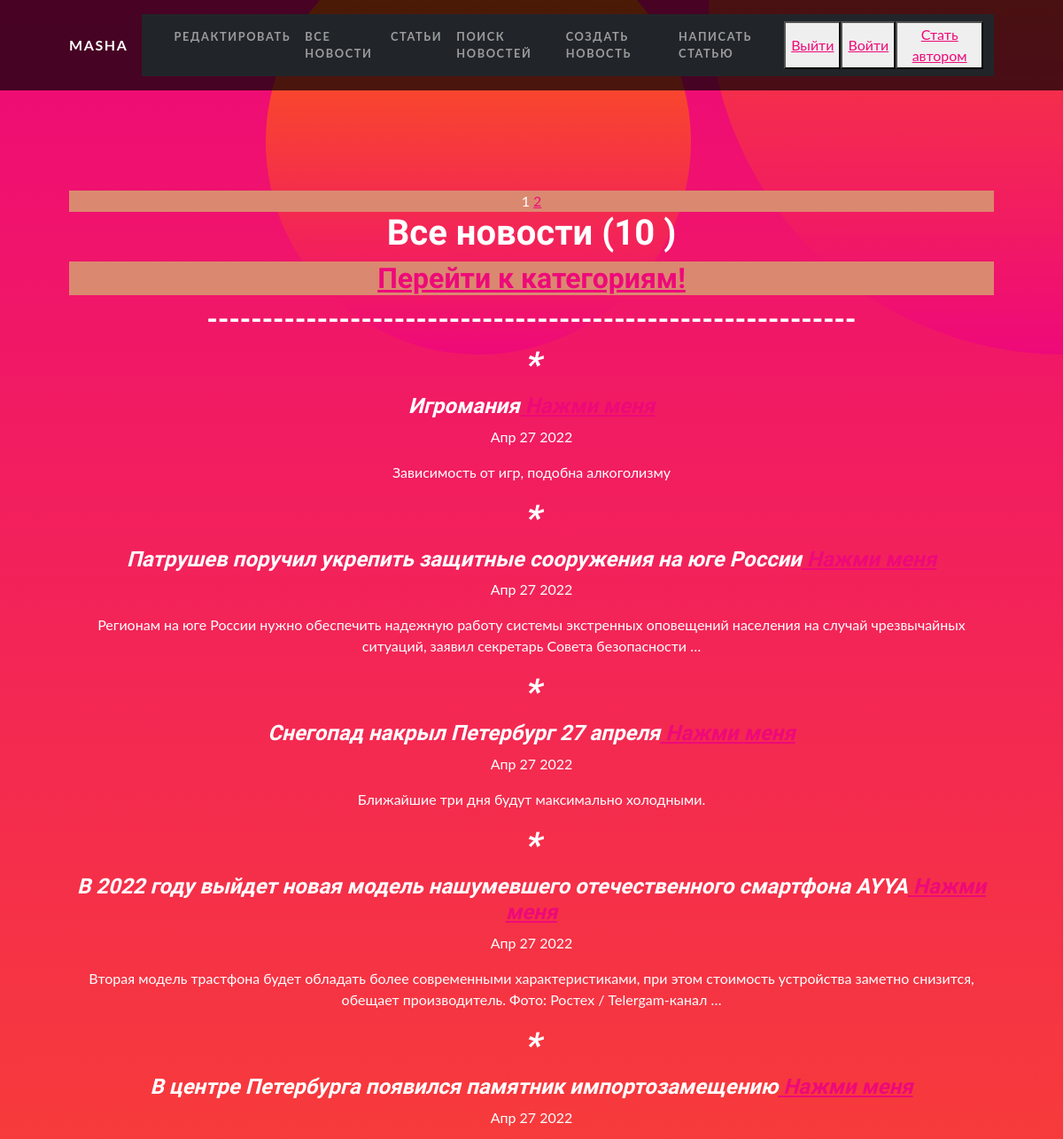
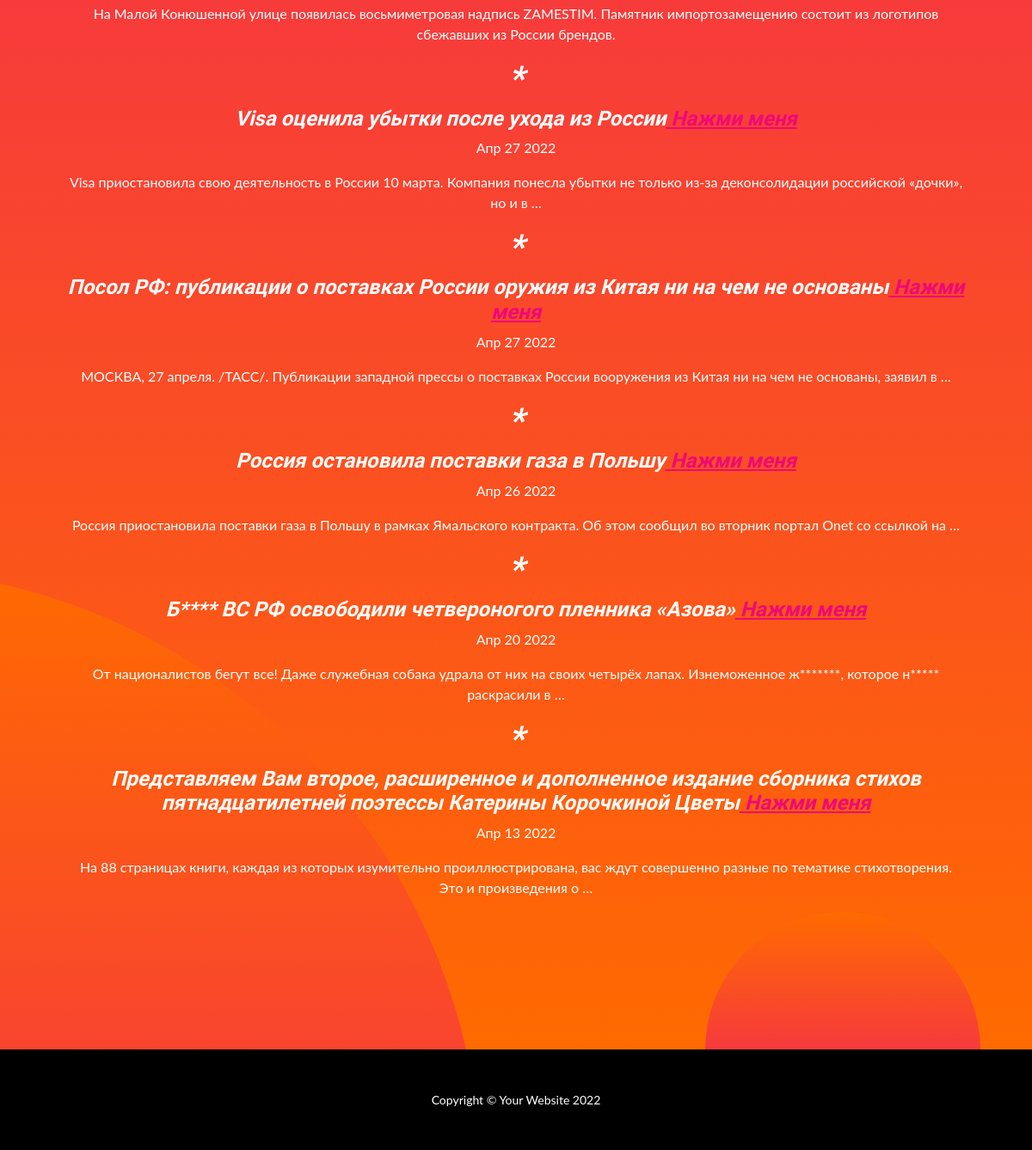
The page /news/ (signed in) on the database as committed earlier (2 pictures, top to bottom).
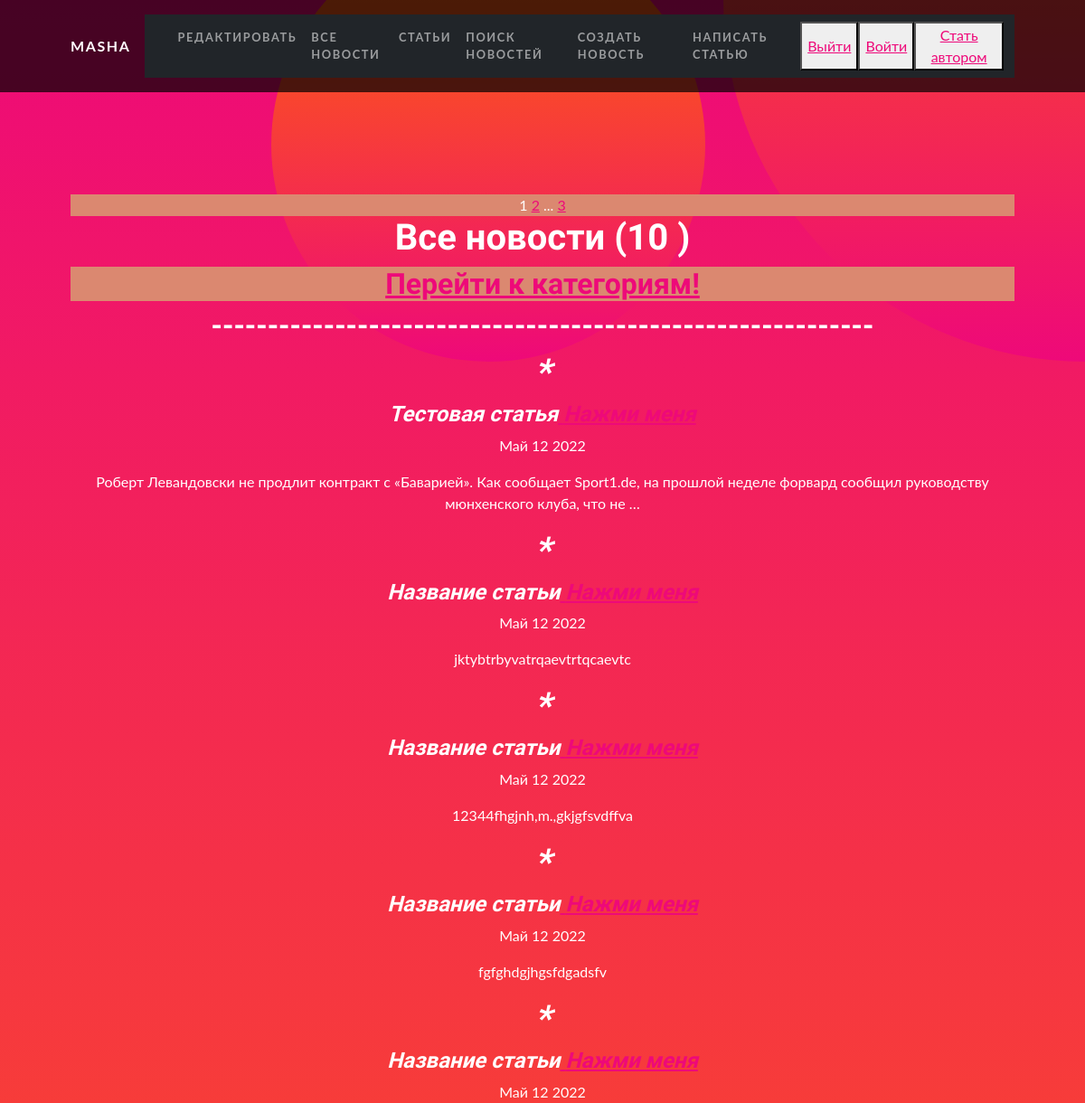
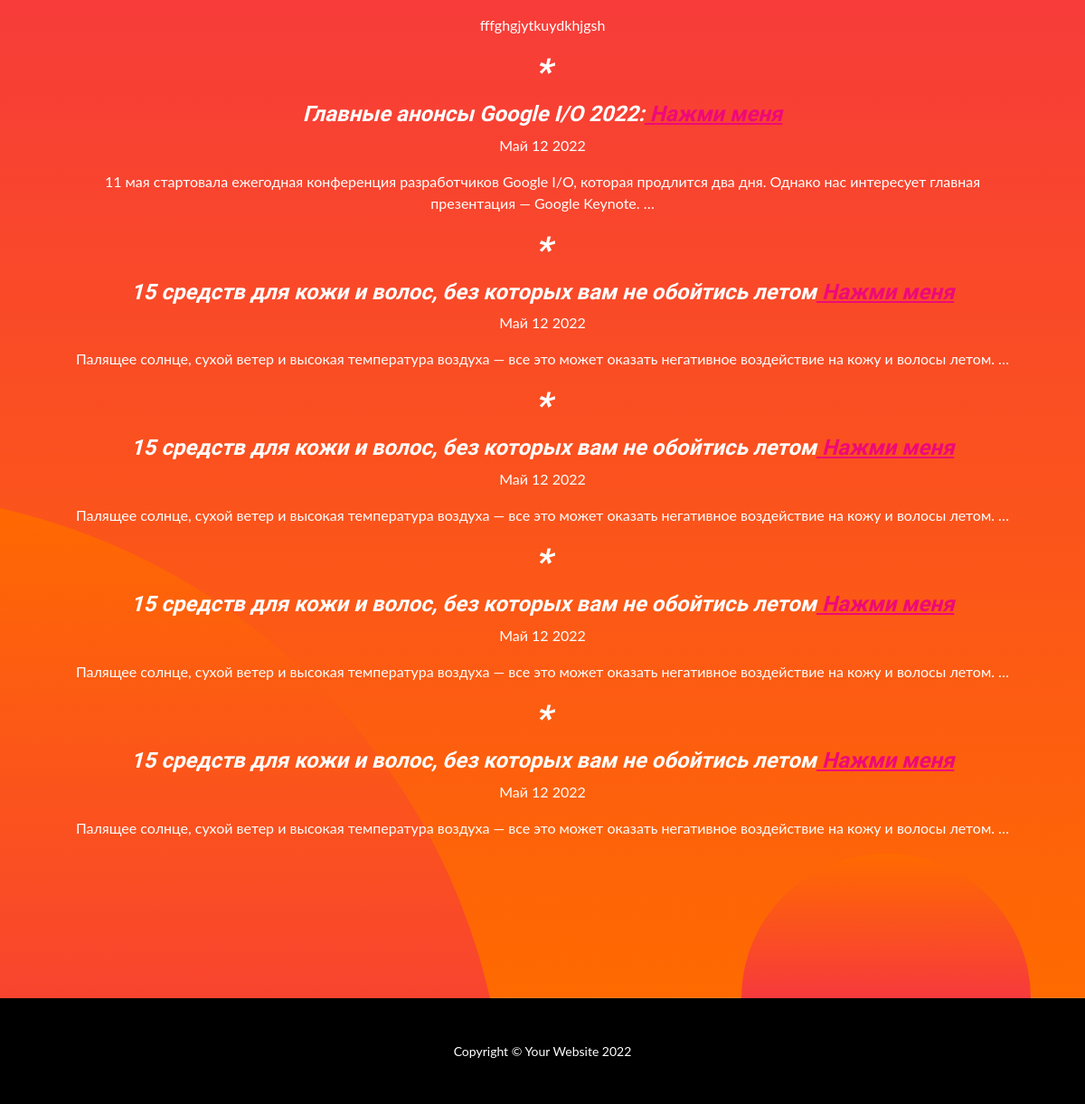
The same page on the database as committed later (2 pictures, top to bottom).
### news/models.py (models this page shows, shortened)
class Post(models.Model):
    author = models.ForeignKey(Author, on_delete=models.CASCADE, verbose_name='Автор')
    NEWS = 'NW'
    ARTICLE = 'AR'
    CATEGORY_CHOICES = (
        ('NW', 'Новость'),
        ('AR', 'Статья'),
    )
    categoryType = models.CharField(max_length=2, choices=CATEGORY_CHOICES, default='AR')
    ti = models.DateTimeField(auto_now_add=True, verbose_name='Дата создания')
    postCategory = models.ManyToManyField('Category', through='PostCategory', verbose_name='Категория')
    title = models.CharField(max_length=128, default="Название статьи", verbose_name='Название')
    content = models.TextField(verbose_name='Текст')
    rating = models.SmallIntegerField(default=0, verbose_name='Рейтинг')
    class Meta:
        verbose_name = 'Новость'
        verbose_name_plural = 'Новости'

### news/views.py (the view)
# urls.py: path('', NewsList.as_view(), name='news_list'),
class NewsList(LoginRequiredMixin, ListView):
    model = Post
    ordering = '-ti'
    template_name = 'news.html'
    context_object_name = 'posts'
    paginate_by = 10
    def get_context_data(self, **kwargs):
        context = super().get_context_data(**kwargs)
        context['time_now'] = datetime.utcnow()
        context['next_sale'] = None
        context['is_not_authors'] = not self.request.user.groups.filter(name='authors').exists()
        return context

### news/templatetags/custom_filters.py (called while the page is built)
@register.filter()
def censor(value):
   badWords = ['животное', 'Животное', 'Нацики', 'нацики', 'Киев', 'киев', 'Бойцы']
   """
   value: значение, к которому нужно применить фильтр

   """
   for word in badWords:
      value = value.replace(word, word[:1]+'*' * (len(word)-1))
   return f'{value}'

### news/templatetags/custom_tags.py (called while the page is built)
@register.simple_tag(takes_context=True)
def url_replace(context, **kwargs):
   d = context['request'].GET.copy()
   for k, v in kwargs.items():
       d[k] = v
   return d.urlencode()

### templates/news.html (shortened to what this page needs)
{% extends 'flatpages/default.html' %}
{% load custom_filters %}
{% load custom_tags %}
{% block content %}
<div style="color:white;background:#DB8870">
   {{ page_obj.number }}
   {% if page_obj.has_next %}
       <a href="?{% url_replace page=page_obj.next_page_number %}">{{ page_obj.next_page_number }}</a>
       {% if paginator.num_pages != page_obj.next_page_number %}
           ...
           <a href="?{% url_replace page=page_obj.paginator.num_pages %}">{{ page_obj.paginator.num_pages }}</a>
       {% endif %}
   {% endif %}
</div>
<h1>Все новости ({{posts|length}} ) </h1>
<div style="color:white;background:#DB8870">
    <h2 > <a href="/news/category/">Перейти к категориям!</a></h2></div>
<h2>-----------------------------------------------------------</h2>
    {% for post in posts %}
    <i>
        <h1>*</h1>
        <h4>{{ post.title |censor }}<a href="/news/{{ post.id }}"> Нажми меня </a> </h4>
    </i>
    <a>{{ post.ti|date:'M d Y' }}</a><p></p>
    <a>{{ post.content |truncatewords:20|censor}}</a>
    {% endfor %}
{% endblock content %}

Rows that differ between the two databases and show on the page:
no longer on this page (row unchanged): Post: title|censor "Игромания", ti "Апр 27 2022", content|censor "Зависимость от игр, подобна алкоголизму"
no longer on this page (row unchanged): Post: title|censor "Патрушев поручил укрепить защитные сооружения на юге России", ti "Апр 27 2022", content|censor "Регионам на юге России нужно обеспечить надежную работу системы экстренных оповещений населения на случай чрезвычайных ситуаций, заявил секретарь Совета безопасности …"
no longer on this page (row unchanged): Post: title|censor "Снегопад накрыл Петербург 27 апреля", ti "Апр 27 2022", content|censor "Ближайшие три дня будут максимально холодными."
no longer on this page (row unchanged): Post: title|censor "В 2022 году выйдет новая модель нашумевшего отечественного смартфона AYYA", ti "Апр 27 2022", content|censor "Вторая модель трастфона будет обладать более современными характеристиками, при этом стоимость устройства заметно снизится, обещает производитель. Фото: Ростех / Telergam-канал …"
no longer on this page (row unchanged): Post: title|censor "В центре Петербурга появился памятник импортозамещению", ti "Апр 27 2022", content|censor "На Малой Конюшенной улице появилась восьмиметровая надпись ZAMESTIM. Памятник импортозамещению состоит из логотипов сбежавших из России брендов."
no longer on this page (row unchanged): Post: title|censor "Visa оценила убытки после ухода из России", ti "Апр 27 2022", content|censor "Visa приостановила свою деятельность в России 10 марта. Компания понесла убытки не только из-за деконсолидации российской «дочки», но и в …"
no longer on this page (row unchanged): Post: title|censor "Посол РФ: публикации о поставках России оружия из Китая ни на чем не основаны", ti "Апр 27 2022", content|censor "МОСКВА, 27 апреля. /ТАСС/. Публикации западной прессы о поставках России вооружения из Китая ни на чем не основаны, заявил в …"
no longer on this page (row unchanged): Post: title|censor "Россия остановила поставки газа в Польшу", ti "Апр 26 2022", content|censor "Россия приостановила поставки газа в Польшу в рамках Ямальского контракта. Об этом сообщил во вторник портал Onet со ссылкой на …"
no longer on this page (row unchanged): Post: title|censor "Б**** ВС РФ освободили четвероногого пленника «Азова»", ti "Апр 20 2022", content|censor "От националистов бегут все! Даже служебная собака удрала от них на своих четырёх лапах. Изнеможенное ж*******, которое н***** раскрасили в …"
no longer on this page (row unchanged): Post: title|censor "Представляем Вам второе, расширенное и дополненное издание сборника стихов пятнадцатилетней поэтессы Катерины Корочкиной Цветы", ti "Апр 13 2022", content|censor "На 88 страницах книги, каждая из которых изумительно проиллюстрирована, вас ждут совершенно разные по тематике стихотворения. Это и произведения о …"
added Post: title|censor "Тестовая статья", ti "Май 12 2022", content|censor "Роберт Левандовски не продлит контракт с «Баварией». Как сообщает Sport1.de, на прошлой неделе форвард сообщил руководству мюнхенского клуба, что не …"
added Post: title|censor "Название статьи", ti "Май 12 2022", content|censor "jktybtrbyvatrqaevtrtqcaevtc"
added Post: title|censor "Название статьи", ti "Май 12 2022", content|censor "12344fhgjnh,m.,gkjgfsvdffva"
added Post: title|censor "Название статьи", ti "Май 12 2022", content|censor "fgfghdgjhgsfdgadsfv"
added Post: title|censor "Название статьи", ti "Май 12 2022", content|censor "fffghgjytkuydkhjgsh"
added Post: title|censor "Главные анонсы Google I/O 2022:", ti "Май 12 2022", content|censor "11 мая стартовала ежегодная конференция разработчиков Google I/O, которая продлится два дня. Однако нас интересует главная презентация — Google Keynote. …"
added Post: title|censor "15 средств для кожи и волос, без которых вам не обойтись летом", ti "Май 12 2022", content|censor "Палящее солнце, сухой ветер и высокая температура воздуха — все это может оказать негативное воздействие на кожу и волосы летом. …"
added Post: title|censor "15 средств для кожи и волос, без которых вам не обойтись летом", ti "Май 12 2022", content|censor "Палящее солнце, сухой ветер и высокая температура воздуха — все это может оказать негативное воздействие на кожу и волосы летом. …"
added Post: title|censor "15 средств для кожи и волос, без которых вам не обойтись летом", ti "Май 12 2022", content|censor "Палящее солнце, сухой ветер и высокая температура воздуха — все это может оказать негативное воздействие на кожу и волосы летом. …"
added Post: title|censor "15 средств для кожи и волос, без которых вам не обойтись летом", ti "Май 12 2022", content|censor "Палящее солнце, сухой ветер и высокая температура воздуха — все это может оказать негативное воздействие на кожу и волосы летом. …"
Other text that changed with them:
{{ page_obj.paginator.num_pages }}: (not shown) → "3"
